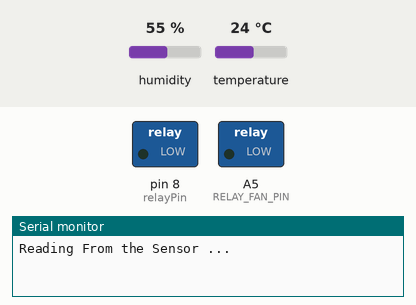
Recording of a sketch running on a simulated Arduino Uno, built with avr-gcc and run on an emulated ATmega328P. On the bench: switched loads named in the sketch (green lamp = pin HIGH), the last lines printed to the serial monitor. The test bench sets the inputs (shaded band); at power-on: temperature 24 °C, humidity 55 %.

Above: at 3.2 s.
3.3 s: temperature set to 27 °C
At 4.5 s:
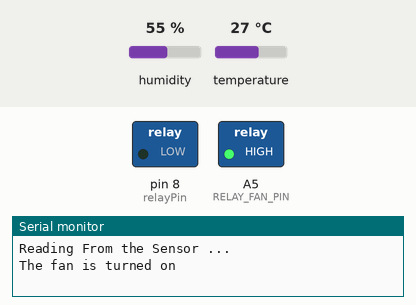
Timing chart, 0 to 6.3 s (numbered marks = the images above; inputs shaded):
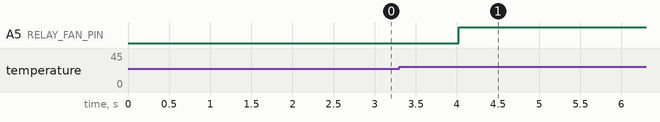

Measured:
- the behaviour switches between 25 and 26 °C on temperature (found by bisection; images 0 and 1)
- after the input at 3.3 s, A5 (RELAY_FAN_PIN): LOW → HIGH after 0.72 s

The sketch:

Kilimobora.ino
```cpp
#include "DHT.h"
int relayPin = 8;
int sensor_pin = 4; // Soil Sensor input at Digital Pin
int output_value ;


float temperature;

#define RELAY_FAN_PIN A5 // Arduino pin connected to relay which connected to fan
#define DHTPIN 12
#define DHTTYPE DHT11
DHT dht(DHTPIN, DHTTYPE);// Arduino pin connected to relay which connected to DHT sensor


const int TEMP_THRESHOLD_UPPER = 25; // upper threshold of temperature, change to your desire value
const int TEMP_THRESHOLD_LOWER = 20; // lower threshold of temperature, change to your desire value
int pump= 5;//pumpimng water
void setup() {
  Serial.begin(9600);
  pinMode(relayPin, OUTPUT);
  pinMode(sensor_pin, INPUT);
  dht.begin();        // initialize the sensor
  pinMode(RELAY_FAN_PIN, OUTPUT); // initialize digital pin as an output
  Serial.println("Reading From the Sensor ...");
  delay(2000);

}

void loop() {
  coolingSystem();
  //irrigationSystem();
  irrigationSystems();


}

void coolingSystem() {
   // wait a few seconds between measurements.
  delay(2000);

  temperature = dht.readTemperature();  // read temperature in Celsius

  if (isnan(temperature)) {
    Serial.println("Failed to read from DHT sensor!");
  } else {
    if(temperature > TEMP_THRESHOLD_UPPER){
      Serial.println("The fan is turned on");
      digitalWrite(RELAY_FAN_PIN, HIGH); // turn on
    } else if(temperature < TEMP_THRESHOLD_LOWER){
      Serial.println("The fan is turned off");
      digitalWrite(RELAY_FAN_PIN, LOW); // turn on
    }
  }

}

void irrigationSystem() {
   output_value= digitalRead(sensor_pin);
   output_value = map(output_value,550,10,0,100);
   Serial.print("Mositure : ");
   Serial.print(output_value);
   Serial.println("%");
   if(output_value<20){
    digitalWrite(relayPin, LOW);
   }
   else
   {
    digitalWrite(relayPin, HIGH);
   }
   delay(1000);


}


void irrigationSystems() {
  digitalWrite(pump, HIGH);
  delay(100);

    digitalWrite(pump,LOW);
   delay(300000);

}
```
